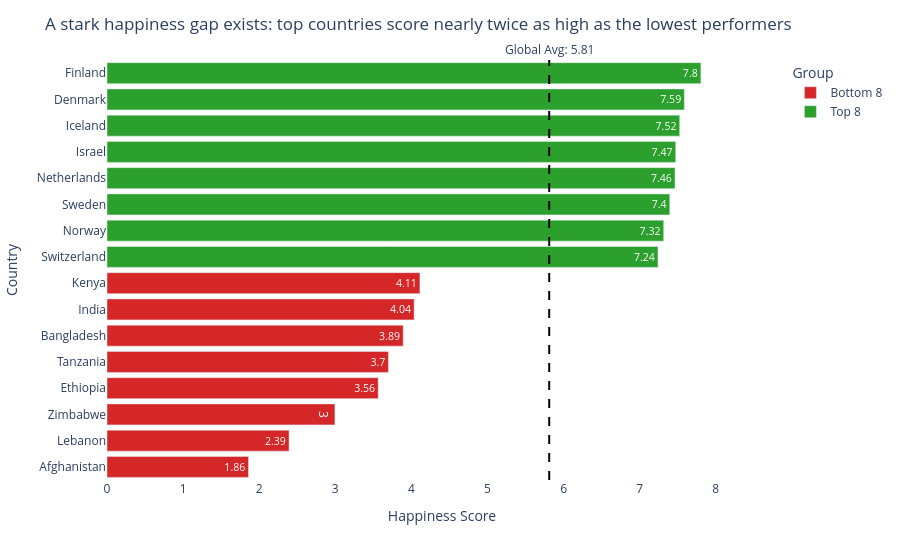

The notebook cell this image was saved under:
### Code cell
fig2 = px.bar(
    combined,
    x='Happiness_Score',
    y='Country',
    orientation='h',
    color='Group',
    text=combined['Happiness_Score'].round(2),
    color_discrete_map={
        'Top 8': '#2ca02c',      # green
        'Bottom 8': '#d62728'    # red
    }
)

fig2.update_layout(
    title="A stark happiness gap exists: top countries score nearly twice as high as the lowest performers",
    xaxis_title="Happiness Score",
    yaxis_title="Country",
    plot_bgcolor='white'
)

# Zero baseline
fig2.update_xaxes(range=[0, combined['Happiness_Score'].max() + 1])

# Add global average reference line
fig2.add_vline(
    x=global_avg,
    line_dash="dash",
    line_color="black",
    annotation_text=f"Global Avg: {global_avg:.2f}",
    annotation_position="top"
)

fig2.show()

### Figure 1 — Plotly figure (JSON) as saved in the notebook; plotly's stock layout.template omitted (floating-point values rounded to 4 significant figures)
{"data": [{"hovertemplate": "Group=Bottom 8<br>Happiness_Score=%{x}<br>Country=%{y}<br>text=%{text}<extra></extra>", "legendgroup": "Bottom 8", "marker": {"color": "#d62728", "pattern": {"shape": ""}}, "name": "Bottom 8", "orientation": "h", "showlegend": true, "text": [1.86, 2.39, 3.0, 3.56, 3.7, 3.89, 4.04, 4.11], "textposition": "auto", "type": "bar", "x": [1.859, 2.392, 2.995, 3.564, 3.698, 3.892, 4.036, 4.112], "xaxis": "x", "y": ["Afghanistan", "Lebanon", "Zimbabwe", "Ethiopia", "Tanzania", "Bangladesh", "India", "Kenya"], "yaxis": "y"}, {"hovertemplate": "Group=Top 8<br>Happiness_Score=%{x}<br>Country=%{y}<br>text=%{text}<extra></extra>", "legendgroup": "Top 8", "marker": {"color": "#2ca02c", "pattern": {"shape": ""}}, "name": "Top 8", "orientation": "h", "showlegend": true, "text": [7.24, 7.32, 7.4, 7.46, 7.47, 7.52, 7.59, 7.8], "textposition": "auto", "type": "bar", "x": [7.24, 7.315, 7.395, 7.464, 7.473, 7.525, 7.586, 7.804], "xaxis": "x", "y": ["Switzerland", "Norway", "Sweden", "Netherlands", "Israel", "Iceland", "Denmark", "Finland"], "yaxis": "y"}], "layout": {"annotations": [{"showarrow": false, "text": "Global Avg: 5.81", "x": 5.811, "xanchor": "center", "xref": "x", "y": 1, "yanchor": "bottom", "yref": "y domain"}], "barmode": "relative", "legend": {"title": {"text": "Group"}, "tracegroupgap": 0}, "margin": {"t": 60}, "plot_bgcolor": "white", "shapes": [{"line": {"color": "black", "dash": "dash"}, "type": "line", "x0": 5.811, "x1": 5.811, "xref": "x", "y0": 0, "y1": 1, "yref": "y domain"}], "title": {"text": "A stark happiness gap exists: top countries score nearly twice as high as the lowest performers"}, "xaxis": {"anchor": "y", "domain": [0, 1], "range": [0, 8.804], "title": {"text": "Happiness Score"}}, "yaxis": {"anchor": "x", "domain": [0, 1], "title": {"text": "Country"}}}}
